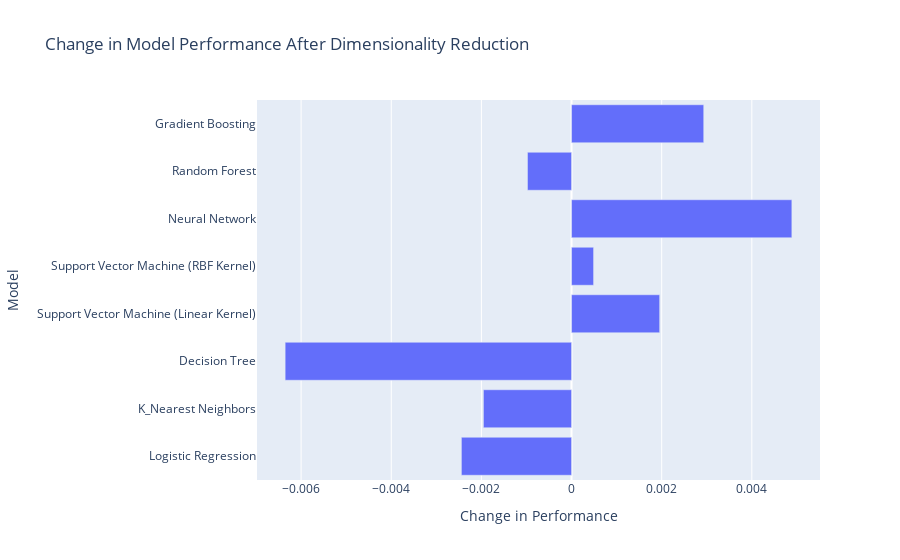

Source (notebook cell):
### Markdown cell above
### Change in performance After PCA

### Code cell
fig = px.bar(
    x = np.subtract(reduced_results , original_results),
    y = reduced_models.keys(),
    orientation='h',
    labels={'x': 'Change in Performance', 'y': 'Model'},
    color_continuous_scale=[(0, 'red'), (1, 'blue')],
    title = "Change in Model Performance After Dimensionality Reduction"
)
fig.show()

### Figure 1 — Plotly figure (JSON) as saved in the notebook; plotly's stock layout.template omitted (floating-point values rounded to 4 significant figures)
{"data": [{"alignmentgroup": "True", "hovertemplate": "Change in Performance=%{x}<br>Model=%{y}<extra></extra>", "legendgroup": "", "marker": {"color": "#636efa", "pattern": {"shape": ""}}, "name": "", "offsetgroup": "", "orientation": "h", "showlegend": false, "textposition": "auto", "type": "bar", "x": [-0.002444, -0.001955, -0.006354, 0.001955, 0.0004888, 0.004888, -0.0009775, 0.002933], "xaxis": "x", "y": ["Logistic Regression", "K_Nearest Neighbors", "Decision Tree", "Support Vector Machine (Linear Kernel)", "Support Vector Machine (RBF Kernel)", "Neural Network", "Random Forest", "Gradient Boosting"], "yaxis": "y"}], "layout": {"autosize": true, "barmode": "relative", "legend": {"tracegroupgap": 0}, "title": {"text": "Change in Model Performance After Dimensionality Reduction"}, "xaxis": {"anchor": "y", "autorange": true, "domain": [0, 1], "range": [-0.006978, 0.005512], "title": {"text": "Change in Performance"}, "type": "linear"}, "yaxis": {"anchor": "x", "autorange": true, "domain": [0, 1], "range": [-0.5, 7.5], "title": {"text": "Model"}, "type": "category"}}}
